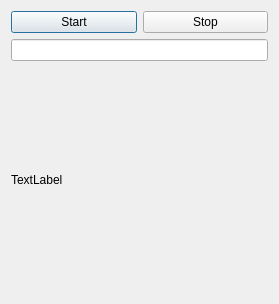
<?xml version="1.0" encoding="UTF-8"?>
<ui version="4.0">
 <class>Dialog</class>
 <widget class="QDialog" name="Dialog">
  <property name="geometry">
   <rect>
    <x>0</x>
    <y>0</y>
    <width>279</width>
    <height>304</height>
   </rect>
  </property>
  <property name="windowTitle">
   <string>Dialog</string>
  </property>
  <layout class="QVBoxLayout" name="verticalLayout">
   <item>
    <layout class="QHBoxLayout" name="horizontalLayout">
     <item>
      <widget class="QPushButton" name="btnStart">
       <property name="text">
        <string>Start</string>
       </property>
      </widget>
     </item>
     <item>
      <widget class="QPushButton" name="btnStop">
       <property name="text">
        <string>Stop</string>
       </property>
      </widget>
     </item>
    </layout>
   </item>
   <item>
    <widget class="QLineEdit" name="lineEdit"/>
   </item>
   <item>
    <widget class="QLabel" name="label">
     <property name="text">
      <string>TextLabel</string>
     </property>
    </widget>
   </item>
  </layout>
 </widget>
 <layoutdefault spacing="6" margin="11"/>
 <resources/>
 <connections/>
</ui>
